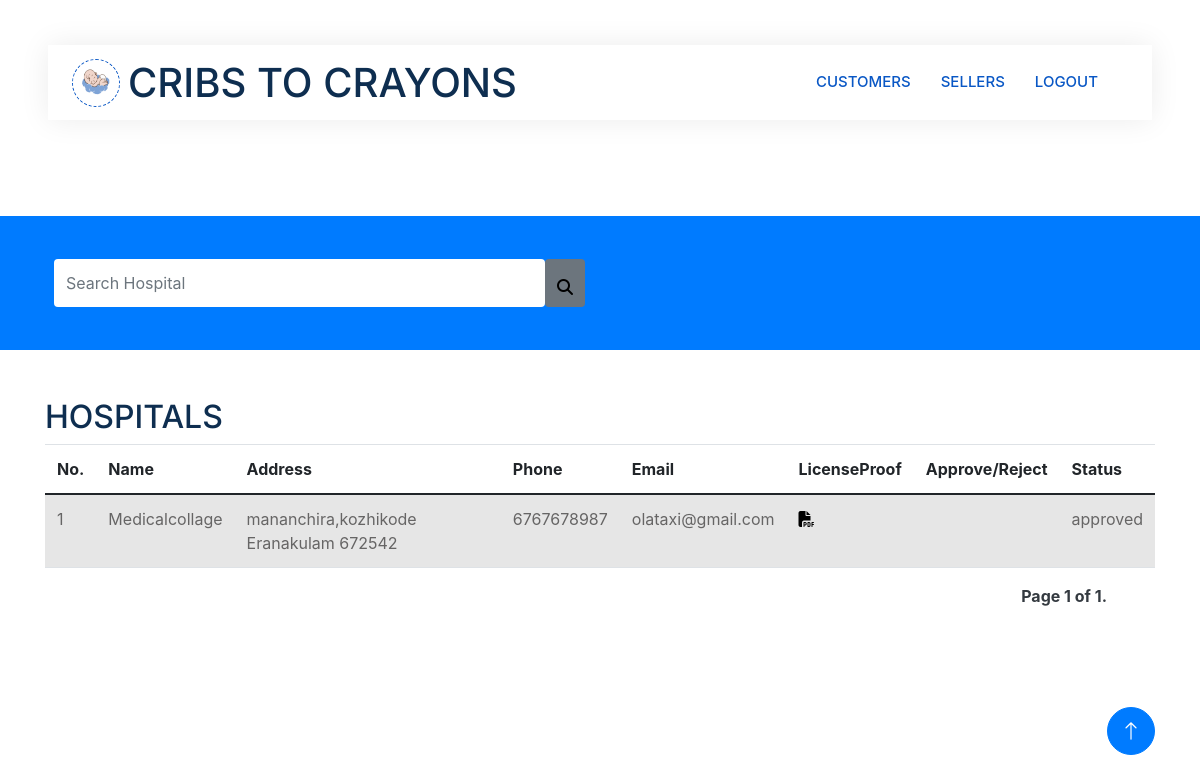
/adminhospital (signed in), run on the app's committed database.
### app1/models.py (models this page shows, shortened)
class Hospital(models.Model):
    login_id=models.ForeignKey(LoginUser,on_delete=models.CASCADE)
    hospital_name=models.CharField(max_length=20)
    street=models.CharField(max_length=50)
    district=models.CharField(max_length=50)
    pincode=models.IntegerField()
    Email=models.EmailField()
    phone=models.IntegerField()
    licence_proof=models.FileField(upload_to='licence')

class LoginUser(AbstractUser):
    statuschoices=(('APPROVE','APPROVE'),
                   ('REJECT','REJECT'),
                   )
    status=models.CharField(choices=statuschoices,max_length=20,default='PENDING',null=True,blank=True)
    user_type=models.CharField(max_length=50)

### app1/views.py (the view)
# urls.py: path('adminhospital',views.hospital_view,name="adminhospital"),
@login_required(login_url='login/')
def hospital_view(request):
    hospital_data=Hospital.objects.all()
    items_per_page = 5
    paginator = Paginator(hospital_data, items_per_page)
    page = request.GET.get('page', 1)
    try:
        hospital_data = paginator.page(page)
    except PageNotAnInteger:
        hospital_data = paginator.page(1)
    except EmptyPage:
        hospital_data = paginator.page(paginator.num_pages)
    context={
        'hospital':hospital_data
    }
    return render(request,'admin/hospitalview.html',context)

### template/admin/hospitalview.html (shortened to what this page needs)
<!DOCTYPE html>
<html lang="en">
{% load static %}
<head>
    <link rel="stylesheet" href="https://cdnjs.cloudflare.com/ajax/libs/font-awesome/6.5.1/css/all.min.css" />
    <link href="https://cdnjs.cloudflare.com/ajax/libs/font-awesome/5.10.0/css/all.min.css" rel="stylesheet">
    <link href="https://cdn.jsdelivr.net/npm/bootstrap-icons@1.4.1/font/bootstrap-icons.css" rel="stylesheet">
    <link href="{% static 'js/animate.min.css' %}" rel="stylesheet">
    <link href="{% static 'js/owl.carousel.min.css' %}" rel="stylesheet">
    <link href="{% static 'css/bootstrap.min.css' %}" rel="stylesheet">
    <link rel="stylesheet" href="https://stackpath.bootstrapcdn.com/bootstrap/4.5.2/css/bootstrap.min.css">
    <link href="{% static 'css/style.css' %}" rel="stylesheet">
</head>
<body>
    <div class="container-xxl bg-white p-0">
        <div class="container-fluid nav-bar bg-transparent">
            <nav class="navbar navbar-expand-lg bg-white navbar-light py-0 px-4">
                <a href="" class="navbar-brand d-flex align-items-center text-center">
                    <div class="icon p-2 me-2">
                        <img class="img-fluid" src="{% static 'img/logo.gif' %}" alt="Icon" style="width: 30px; height: 30px;">
                    </div>
                    <h1 class="m-0 " >CRIBS TO CRAYONS</h1>
                </a>
                <div class="collapse navbar-collapse" id="navbarCollapse">
                    <div class="navbar-nav ms-auto">
                              <a href="{% url 'admincustomer'%}" class="nav-item nav-link active">CUSTOMERS </a>
                              <a href="{% url 'adminseller' %}" class="nav-item nav-link active">SELLERS </a>
                        <a href="{% url 'login'%}" class="nav-item nav-link active" >LOGOUT</a>
                    </div>
                  </div>
                </div>
        </div>
<br>
<br>
<br>
<br>
 <div class="container-fluid bg-primary mb-5 wow fadeIn" data-wow-delay="0.1s" style="padding: 35px;">
    <div class="container">
        <div class="row g-2">
           <form method="get" action="{% url 'hospitalsearch' %}">
            <div class=" col-md-6 d-flex ">
                <input type="text" class="form-control border-0 py-4" placeholder="Search Hospital" name="search">
                <div>
                <button class="btn btn-secondary  border-0 w-100 py-3" style="height: 85%;" ><i class="fa-solid fa-magnifying-glass" ></i></button>
            </div>
        </div>
        </form>
    </div>
    </div>
</div>
<div class="container">
    <h2>HOSPITALS</h2>
    <table class="table table-striped">
      <thead>
        <tr>
          <th>No.</th>
          <th>Name</th>
          <th>Address</th>
          <th>Phone</th>
          <th>Email</th>
          <th>LicenseProof</th>
          <th>Approve/Reject</th>
          <th>Status</th>
        </tr>
      </thead>
      <tbody>
        {% if hospital %}
        {% for i in hospital %}
        <tr>
          <td>{{ forloop.counter}}</td>
         <td>{{ i.hospital_name }}</td>
         <td>{{ i.street }}
          {{ i.district }}
          {{ i.pincode }}
         </td>
         <td>{{ i.phone }}</td>
         <td>{{ i.Email }}</td>
         <td>
          <div class="vv">
         <a href="{{ i.licence_proof.url }}" target="_blank"> <i class="fa-solid fa-file-pdf"></i></a>
        </div>
        </td>
         <td>
                </td>
                <td>{{i.login_id.status}}</td>
        {% endfor %}
      {% else %}
      <div style="color: red; text-align: center;">
        <p>No hospital</p>
      </div>
      {% endif %}
    </tbody>
  </table>
  <div class="pagination mt-3 d-flex justify-content-end pe-5 mb-4  fw-bold text-white text-end ">
    <span class="step-links  ">
      <span class="current text-dark">
        Page {{ hospital.number }} of {{ hospital.paginator.num_pages }}.
      </span>
    </span>
  </div>
  </div>
  <a href="#" class="btn btn-lg btn-primary btn-lg-square back-to-top"><i class="bi bi-arrow-up"></i></a>
</body>
</html>

### static/css/style.css (style rules this page uses)
:root { --primary: #0957c5; --secondary: #2264ff; --light: #EFFDF5; --dark: #2551d3; }
.back-to-top { position: fixed; display: none; right: 45px; bottom: 45px; z-index: 99; }
.btn { transition: .5s; }
.btn.btn-primary, .btn.btn-secondary { color: #FFFFFF; }
.btn-lg-square { width: 48px; height: 48px; }
.btn-square, .btn-sm-square, .btn-lg-square { padding: 0; display: flex; align-items: center; justify-content: center; font-weight: normal; border-radius: 50px; }
.nav-bar { position: relative; margin-top: 45px; padding: 0 3rem; transition: .5s; z-index: 9999; }
.navbar { box-shadow: 0 0 30px rgba(0, 0, 0, .08); }
.navbar-light .navbar-nav .nav-link { margin-right: 30px; padding: 25px 0; color: #5288e0; font-size: 15px; text-transform: uppercase; outline: none; }
.navbar-light .navbar-nav .nav-link:hover, .navbar-light .navbar-nav .nav-link.active { color: var(--primary); }
.navbar-light .navbar-brand { height: 75px; }
.navbar-light .navbar-nav .nav-link { color: var(--dark); font-weight: 500; }
.icon { padding: 15px; display: inline-flex; align-items: center; justify-content: center; background: #FFFFFF !important; border-radius: 50px; border: 1px dashed var(--primary) !important; }

### template/admin/hospitalview.html (style rules this page uses)
.fa-solid { color: black; }

### data on the page
Hospital: hospital_name "Medicalcollage", street "mananchira,kozhikode", district "Eranakulam", pincode "672542", phone "6767678987", Email "olataxi@gmail.com", login_id.status "approved"

### other printed values
{{ hospital.number }} "1"
{{ hospital.paginator.num_pages }} "1"
